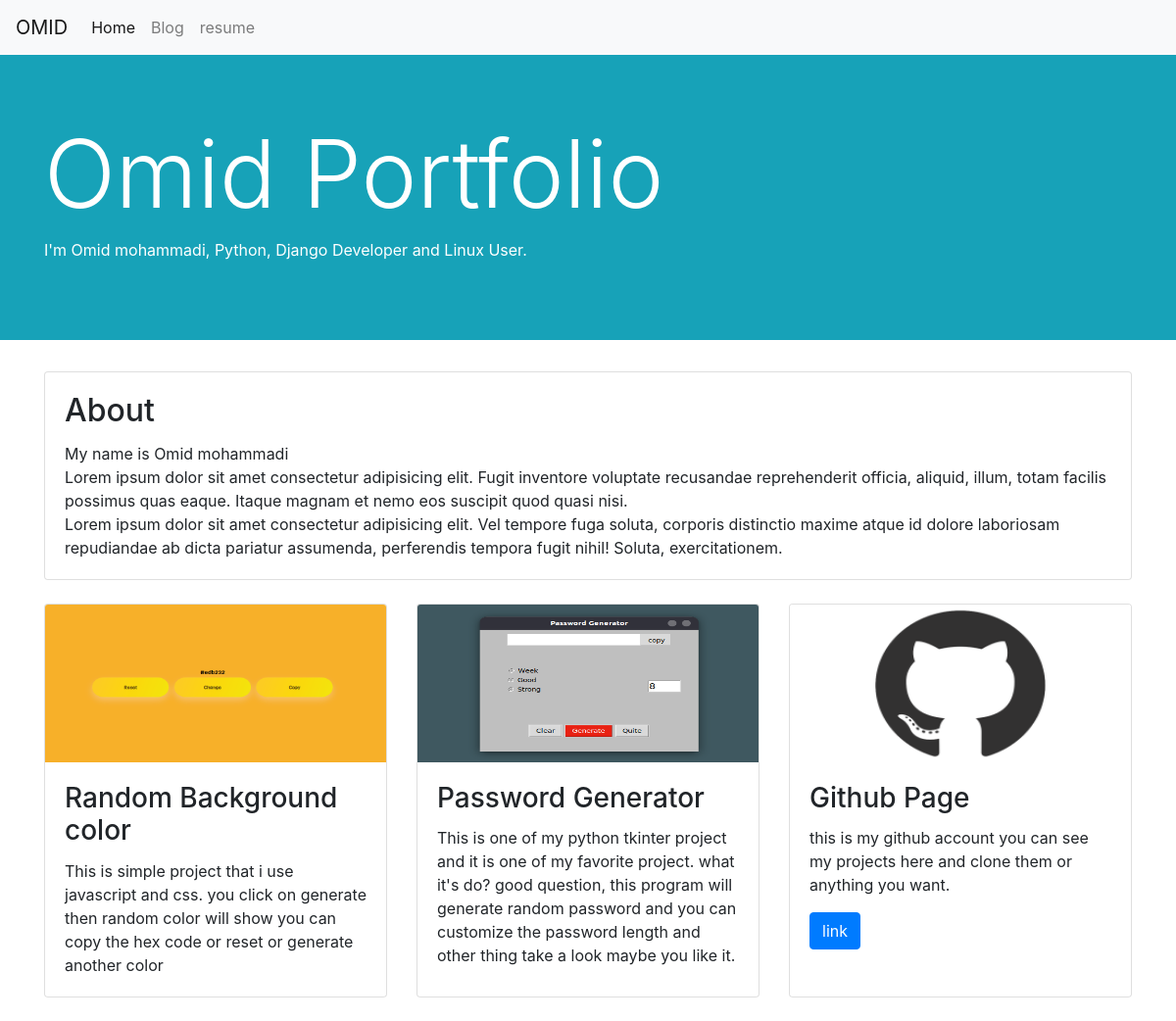
The page / on the database its author committed.
### portfolio/models.py (models this page shows, shortened)
class Project(models.Model):
    title = models.CharField(max_length=100)
    description = models.TextField(max_length=300)
    image = models.ImageField(upload_to='portfolio/images/')
    url = models.URLField(blank=True)

### portfolio/views.py (the view)
# urls.py: 2. Add a URL to urlpatterns:  path('', views.home, name='home')
def home(request):
    projects = Project.objects.all()
    context = {
        'projects': projects
    }
    return render(request, 'portfolio/home.html', context)

### portfolio/templates/portfolio/home.html (shortened to what this page needs)
{% extends 'portfolio/index.html' %}
{% block content %}
    <div class="jumbotron jumbotron-fluid bg-info text-white">
        <div class="container">
            <h1 class="display-1">Omid Portfolio</h1>
            <p>I'm Omid mohammadi, Python, Django Developer and Linux User.</p>
        </div>
    </div>
    <div class="container">
        <div class="row">
            <div class="col-lg-12">
                <div class="card">
                    <div class="card-body">
                        <h2 class="card-title">About</h2>
                        <p class="card-text">
                            My name is Omid mohammadi <br>
                            Lorem ipsum dolor sit amet consectetur adipisicing elit. Fugit inventore voluptate recusandae reprehenderit officia, aliquid, illum, totam facilis possimus quas eaque. Itaque magnam et nemo eos suscipit quod quasi nisi.
                            <br>Lorem ipsum dolor sit amet consectetur adipisicing elit. Vel tempore fuga soluta, corporis distinctio maxime atque id dolore laboriosam repudiandae ab dicta pariatur assumenda, perferendis tempora fugit nihil! Soluta, exercitationem.</p>
                        </div>
                    </div>
                </div>
            </div>
        </div>
    <div class="container">
        <div class="row my-4">
            {% for project in projects %}
            <div class="col-md-6 col-lg-4" height=300px>
                <div class="card h-100">
                    <img src="{{project.image.url}}" class="card-img-top" alt="{{project.title}}" height="161" width="287">
                    <div class="card-body">
                        <h3 class="card-title">{{project.title}}</h3>
                        <p class="card-text">{{project.description}}</p>
                        {% if project.url %}
                        <a href="{{project.url}}" class="btn btn-primary" target="_blank">link</a>
                        {% endif %}
                    </div>
                </div>
            </div>
            {% endfor %}
        </div>
    </div>
{% endblock %}

### rows shown on the page
Project: image (picture), title "Random Background color", description "This is simple project that i use javascript and css. you click on generate then random color will show you can copy the hex code or reset or generate another color"
Project: image (picture), title "Password Generator", description "This is one of my python tkinter project and it is one of my favorite project. what it's do? good question, this program will generate random password and you can customize the password length and other thing take a look maybe you like it."
Project: image (picture), title "Github Page", description "this is my github account you can see my projects here and clone them or anything you want."
